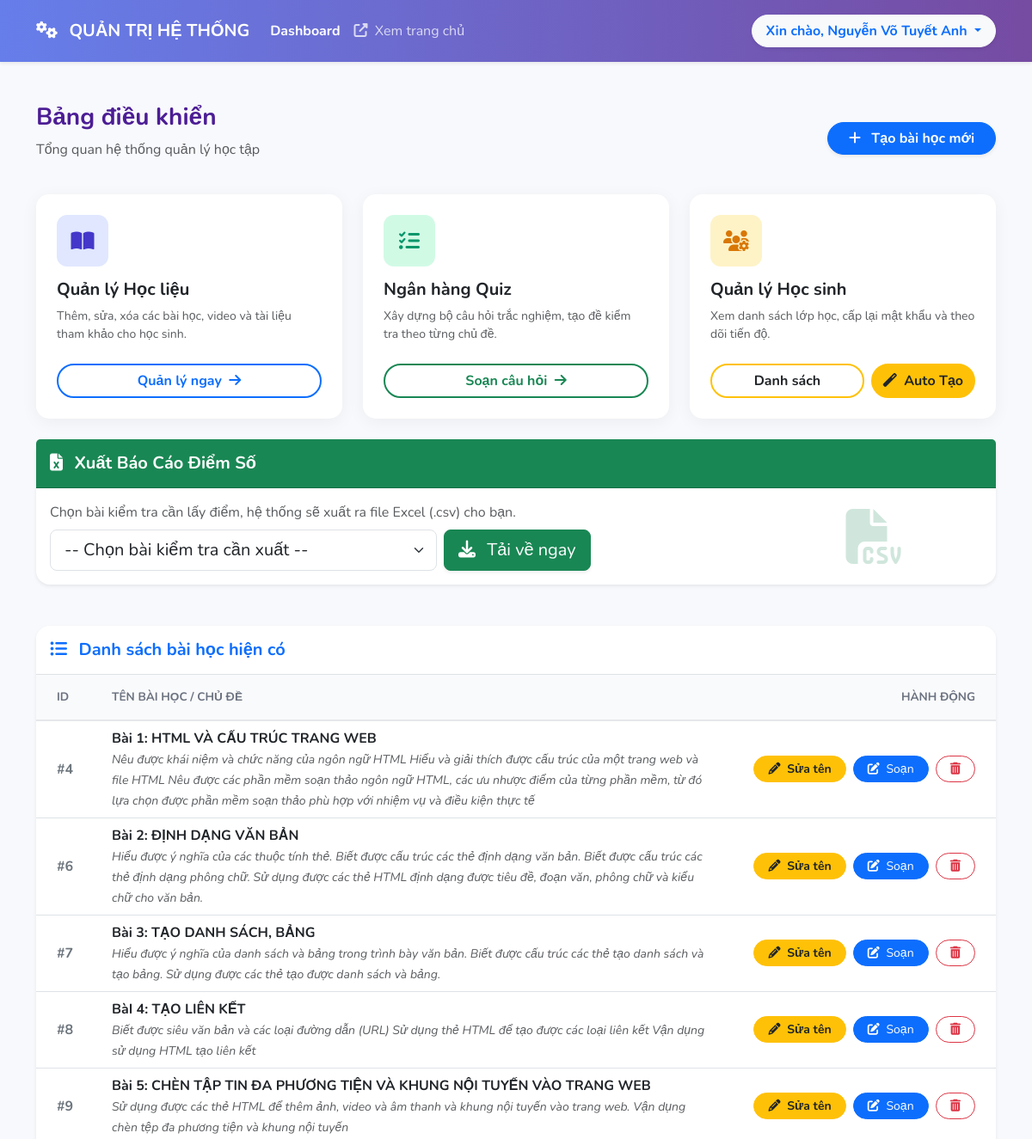
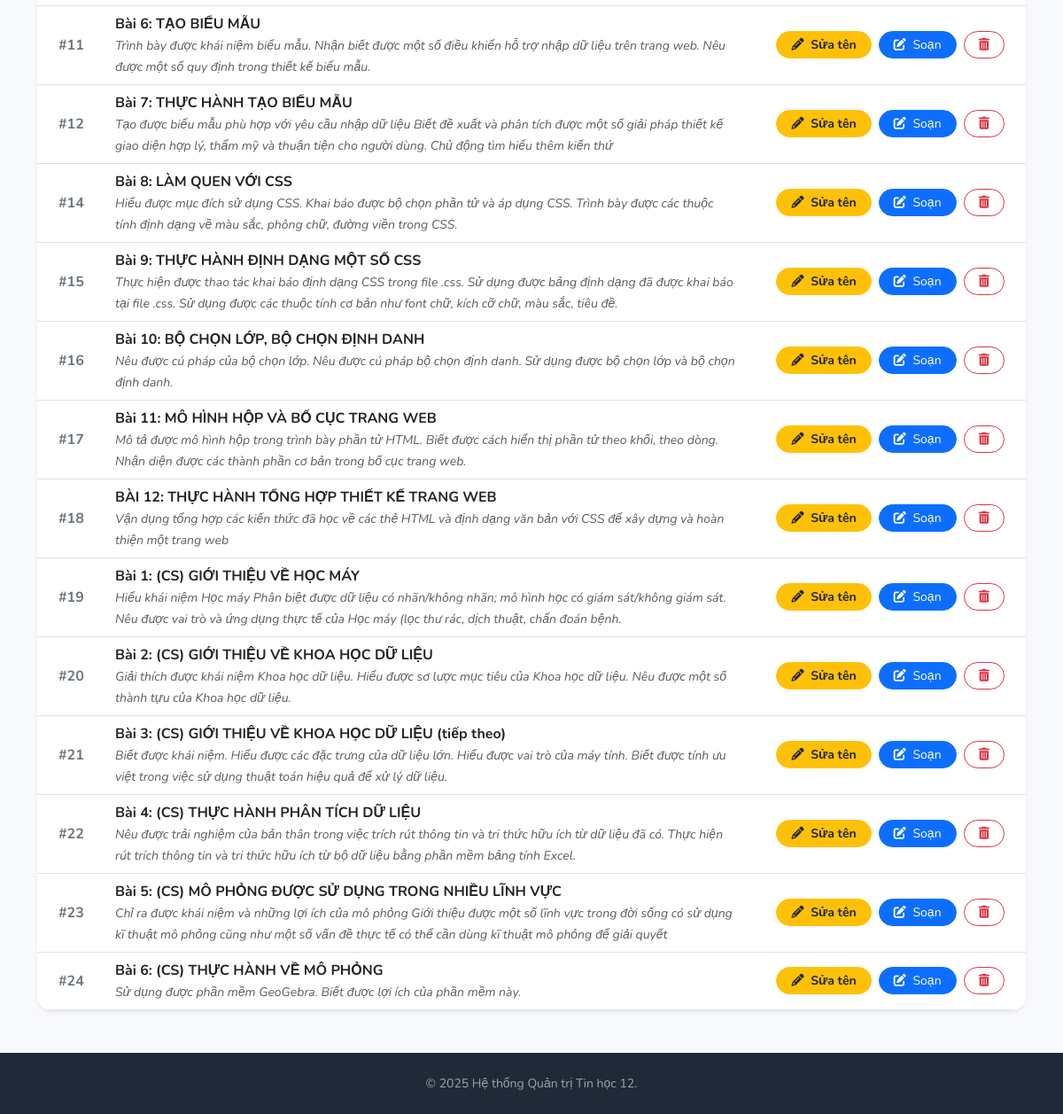
The app's page /admin/index.php (signed in) with its own data (2 pictures, top to bottom).
### tables this page shows
CREATE TABLE `lessons` (
  `id` int(11) NOT NULL,
  `title` varchar(200) DEFAULT NULL,
  `description` text DEFAULT NULL,
  `video_link` varchar(255) DEFAULT NULL,
  `pdf_link` varchar(255) DEFAULT NULL,
  `colab_link` varchar(255) DEFAULT NULL,
  `created_by` int(11) DEFAULT NULL,
  `created_at` datetime DEFAULT current_timestamp(),
  `track` varchar(10) DEFAULT 'ICT'
);

### admin/index.php (the view, shortened to what this page needs)
<?php
include '../includes/db.php';
?>
<!DOCTYPE html>
<html lang="vi">
<head>
    <link href="https://cdn.jsdelivr.net/npm/bootstrap@5.3.0/dist/css/bootstrap.min.css" rel="stylesheet">
    <link rel="stylesheet" href="https://cdnjs.cloudflare.com/ajax/libs/font-awesome/6.4.0/css/all.min.css">
</head>
<body>
<nav class="navbar navbar-expand-lg navbar-dark bg-theme-gradient py-3 shadow-sm sticky-top">
    <div class="container">
        <a class="navbar-brand fw-bold" href="index.php">
            <i class="fas fa-cogs me-2"></i> QUẢN TRỊ HỆ THỐNG
        </a>
        <div class="collapse navbar-collapse" id="navbarNav">
            <ul class="navbar-nav me-auto">
                <li class="nav-item">
                    <a class="nav-link text-white active fw-bold" href="#">Dashboard</a>
                </li>
                <li class="nav-item">
                    <a class="nav-link text-white opacity-75" href="../index.php" target="_blank">
                        <i class="fas fa-external-link-alt me-1"></i> Xem trang chủ
                    </a>
                </li>
            </ul>
            <div class="dropdown">
                <a class="btn btn-light rounded-pill dropdown-toggle text-primary fw-bold px-3 shadow-sm" href="#" role="button" data-bs-toggle="dropdown">
                    Xin chào, <?php echo isset($_SESSION['username']) ? $_SESSION['username'] : 'Giáo viên'; ?>
                </a>
            </div>
        </div>
    </div>
</nav>
<div class="container py-5">
    <div class="d-flex justify-content-between align-items-center mb-4">
        <div>
            <h3 class="fw-bold" style="color: #4c1d95;">Bảng điều khiển</h3>
            <p class="text-muted">Tổng quan hệ thống quản lý học tập</p>
        </div>
        <a href="add_lesson.php" class="btn btn-primary rounded-pill shadow-sm px-4 fw-bold">
            <i class="fas fa-plus me-2"></i> Tạo bài học mới
        </a>
    </div>
    <div class="row g-4 mb-4">
        <div class="col-md-4">
            <div class="card card-dashboard p-4">
                <div class="d-flex flex-column h-100">
                    <div class="icon-box bg-blue-light">
                        <i class="fas fa-book-open"></i>
                    </div>
                    <h5 class="fw-bold text-dark">Quản lý Học liệu</h5>
                    <p class="text-muted small mb-4">Thêm, sửa, xóa các bài học, video và tài liệu tham khảo cho học sinh.</p>
                    <a href="add_lesson.php" class="btn btn-outline-primary rounded-pill mt-auto fw-bold border-2">
                        Quản lý ngay <i class="fas fa-arrow-right ms-1"></i>
                    </a>
                </div>
            </div>
        </div>
        <div class="col-md-4">
            <div class="card card-dashboard p-4">
                <div class="d-flex flex-column h-100">
                    <div class="icon-box bg-green-light">
                        <i class="fas fa-tasks"></i>
                    </div>
                    <h5 class="fw-bold text-dark">Ngân hàng Quiz</h5>
                    <p class="text-muted small mb-4">Xây dựng bộ câu hỏi trắc nghiệm, tạo đề kiểm tra theo từng chủ đề.</p>
                    <a href="manage_quiz.php" class="btn btn-outline-success rounded-pill mt-auto fw-bold border-2">
                        Soạn câu hỏi <i class="fas fa-arrow-right ms-1"></i>
                    </a>
                </div>
            </div>
        </div>
        <div class="col-md-4">
            <div class="card card-dashboard p-4">
                <div class="d-flex flex-column h-100">
                    <div class="icon-box bg-yellow-light">
                        <i class="fas fa-users-cog"></i>
                    </div>
                    <h5 class="fw-bold text-dark">Quản lý Học sinh</h5>
                    <p class="text-muted small mb-4">Xem danh sách lớp học, cấp lại mật khẩu và theo dõi tiến độ.</p>
                   <div class="mt-auto d-flex gap-2">
    <a href="users.php" class="btn btn-outline-warning text-dark rounded-pill fw-bold border-2 flex-grow-1">
        Danh sách
    </a>
    <a href="tool_auto_register.php" class="btn btn-warning text-dark rounded-pill fw-bold border-2" title="Tạo nhanh 40 HS">
        <i class="fas fa-magic me-1"></i> Auto Tạo
    </a>
</div>
                </div>
            </div>
        </div>
    </div>
    <div class="row mb-5">
        <div class="col-md-12">
            <div class="card shadow-sm border-0 rounded-4">
                <div class="card-header bg-success text-white py-3">
                    <h5 class="mb-0 fw-bold"><i class="fas fa-file-excel me-2"></i> Xuất Báo Cáo Điểm Số</h5>
                </div>
                <div class="card-body">
                    <div class="row align-items-center">
                        <div class="col-md-9">
                            <p class="mb-2 text-muted">Chọn bài kiểm tra cần lấy điểm, hệ thống sẽ xuất ra file Excel (.csv) cho bạn.</p>
                            <form action="export_excel.php" method="POST" class="d-flex gap-2 align-items-center">
                                <select name="quiz_id" class="form-select form-select-lg" required style="max-width: 450px;">
                                    <option value="">-- Chọn bài kiểm tra cần xuất --</option>
                                </select>
                                <button type="submit" name="btn_export" class="btn btn-success btn-lg text-nowrap shadow-sm">
                                    <i class="fas fa-download me-2"></i> Tải về ngay
                                </button>
                            </form>
                        </div>
                        <div class="col-md-3 text-center text-muted d-none d-md-block">
                            <i class="fas fa-file-csv fa-4x" style="opacity: 0.2; color: #198754;"></i>
                        </div>
                    </div>
                </div>
            </div>
        </div>
    </div>
    <div class="card border-0 shadow-sm rounded-4 overflow-hidden">
        <div class="card-header bg-white py-3 border-bottom d-flex align-items-center">
            <h5 class="m-0 fw-bold text-primary"><i class="fas fa-list-ul me-2"></i> Danh sách bài học hiện có</h5>
        </div>
        <div class="card-body p-0">
            <div class="table-responsive">
                <table class="table table-custom table-hover align-middle m-0">
                    <thead class="bg-light">
                        <tr>
                            <th class="ps-4 py-3" style="width: 80px;">ID</th>
                            <th class="py-3">Tên bài học / Chủ đề</th>
                            <th class="text-end pe-4 py-3" style="width: 320px;">Hành động</th>
                        </tr>
                    </thead>
                    <tbody>
                        <?php
                        $sql = "SELECT * FROM lessons ORDER BY id ASC";
                        $result = $conn->query($sql);
                        if ($result->num_rows > 0) {
                            while($row = $result->fetch_assoc()) {
                                $id = $row['id'];
                                $title = htmlspecialchars($row['title']);
                                $desc = isset($row['description']) ? htmlspecialchars($row['description']) : "";
                        ?>
                            <tr>
                                <td class="ps-4 fw-bold text-secondary">#<?php echo $id; ?></td>
                                <td>
                                    <span class="fw-bold text-dark d-block"><?php echo $title; ?></span>
                                    <small class="text-muted fst-italic"><?php echo $desc; ?></small>
                                </td>
                                <td class="text-end pe-4">
                                    <button class="btn btn-warning btn-sm rounded-pill px-3 me-1 text-dark fw-bold"
                                            onclick='openEditLessonModal(<?php echo json_encode(["id"=>$id, "title"=>$title, "desc"=>$desc]); ?>)'>
                                        <i class="fas fa-pencil-alt me-1"></i> Sửa tên
                                    </button>
                                    <a href="lesson_content.php?id=<?php echo $id; ?>" class="btn btn-primary btn-sm rounded-pill px-3 me-1">
                                        <i class="fas fa-edit me-1"></i> Soạn
                                    </a>
                                    <a href="index.php?delete_lesson=<?php echo $id; ?>"
                                       class="btn btn-outline-danger btn-sm rounded-pill px-3"
                                       onclick="return confirm('CẢNH BÁO: Bạn có chắc chắn muốn xóa bài học này? Mọi dữ liệu liên quan sẽ bị mất!');">
                                        <i class="fas fa-trash-alt"></i>
                                    </a>
                                </td>
                            </tr>
                        <?php
                            }
                        } else {
                            echo "<tr><td colspan='3' class='text-center py-5 text-muted'><i class='fas fa-folder-open fa-2x mb-2'></i><br>Chưa có bài học nào. Hãy tạo mới!</td></tr>";
                        }
                        ?>
                    </tbody>
                </table>
            </div>
        </div>
    </div>
</div>
<footer class="text-center py-4 mt-auto">
    <div class="container">
        <p class="mb-0 small">
            &copy; 2025 Hệ thống Quản trị Tin học 12.
        </p>
    </div>
</footer>
</body>
</html>

### admin/index.php (style rules this page uses)
body { font-family: 'Nunito', sans-serif; background-color: #f8f9fc; display: flex; flex-direction: column; min-height: 100vh; }
.bg-theme-gradient { background: linear-gradient(90deg, #667eea 0%, #764ba2 100%); }
.card-dashboard { border: none; border-radius: 15px; box-shadow: 0 4px 20px rgba(0,0,0,0.05); transition: transform 0.2s, box-shadow 0.2s; overflow: hidden; height: 100%; background: white; }
.icon-box { width: 60px; height: 60px; border-radius: 12px; display: flex; align-items: center; justify-content: center; font-size: 24px; margin-bottom: 15px; }
.bg-blue-light { background-color: #e0e7ff; color: #4338ca; }
.bg-green-light { background-color: #d1fae5; color: #059669; }
.bg-yellow-light { background-color: #fef3c7; color: #d97706; }
.table-custom th { background-color: #f9fafb; color: #6b7280; font-weight: 700; text-transform: uppercase; font-size: 0.85rem; border-bottom: 2px solid #e5e7eb; }
footer { margin-top: auto; background-color: #1f2937; color: #9ca3af; }

### records on screen
lessons: id "4", title "Bài 1: HTML VÀ CẤU TRÚC TRANG WEB", description "Nêu được khái niệm và chức năng của ngôn ngữ HTML Hiểu và giải thích được cấu trúc của một trang web và file HTML Nêu được các phần mềm soạn thảo ngôn ngữ HTML, các ưu nhược điểm của từng phần mềm, từ đó lựa chọn được phần mềm soạn thảo phù hợp với nhiệm vụ và điều kiện thực tế"
lessons: id "6", title "Bài 2: ĐỊNH DẠNG VĂN BẢN", description "Hiểu được ý nghĩa của các thuộc tính thẻ. Biết được cấu trúc các thẻ định dạng văn bản. Biết được cấu trúc các thẻ định dạng phông chữ. Sử dụng được các thẻ HTML định dạng được tiêu đề, đoạn văn, phông chữ và kiểu chữ cho văn bản."
lessons: id "7", title "Bài 3: TẠO DANH SÁCH, BẢNG", description "Hiểu được ý nghĩa của danh sách và bảng trong trình bày văn bản. Biết được cấu trúc các thẻ tạo danh sách và tạo bảng. Sử dụng được các thẻ tạo được danh sách và bảng."
lessons: id "8", title "BàI 4: TẠO LIÊN KẾT", description "Biết được siêu văn bản và các loại đường dẫn (URL) Sử dụng thẻ HTML để tạo được các loại liên kết Vận dụng sử dụng HTML tạo liên kết"
lessons: id "9", title "Bài 5: CHÈN TẬP TIN ĐA PHƯƠNG TIỆN VÀ KHUNG NỘI TUYẾN VÀO TRANG WEB", description "Sử dụng được các thẻ HTML để thêm ảnh, video và âm thanh và khung nội tuyến vào trang web. Vận dụng chèn tệp đa phương tiện và khung nội tuyến"
lessons: id "11", title "Bài 6: TẠO BIỂU MẪU", description "Trình bày được khái niệm biểu mẫu. Nhận biết được một số điều khiển hỗ trợ nhập dữ liệu trên trang web. Nêu được một số quy định trong thiết kế biểu mẫu."
lessons: id "12", title "Bài 7: THỰC HÀNH TẠO BIỂU MẪU", description "Tạo được biểu mẫu phù hợp với yêu cầu nhập dữ liệu Biết đề xuất và phân tích được một số giải pháp thiết kế giao diện hợp lý, thẩm mỹ và thuận tiện cho người dùng. Chủ động tìm hiểu thêm kiến thứ"
lessons: id "14", title "Bài 8: LÀM QUEN VỚI CSS", description "Hiểu được mục đích sử dụng CSS. Khai báo được bộ chọn phần tử và áp dụng CSS. Trình bày được các thuộc tính định dạng về màu sắc, phông chữ, đường viền trong CSS."
lessons: id "15", title "Bài 9: THỰC HÀNH ĐỊNH DẠNG MỘT SỐ CSS", description "Thực hiện được thao tác khai báo định dạng CSS trong file .css. Sử dụng được bảng định dạng đã được khai báo tại file .css. Sử dụng được các thuộc tính cơ bản như font chữ, kích cỡ chữ, màu sắc, tiêu đề."
lessons: id "16", title "Bài 10: BỘ CHỌN LỚP, BỘ CHỌN ĐỊNH DANH", description "Nêu được cú pháp của bộ chọn lớp. Nêu được cú pháp bộ chọn định danh. Sử dụng được bộ chọn lớp và bộ chọn định danh."
lessons: id "17", title "Bài 11: MÔ HÌNH HỘP VÀ BỐ CỤC TRANG WEB", description "Mô tả được mô hình hộp trong trình bày phần tử HTML. Biết được cách hiển thị phần tử theo khối, theo dòng. Nhận diện được các thành phần cơ bản trong bố cục trang web."
lessons: id "18", title "BÀI 12: THỰC HÀNH TỔNG HỢP THIẾT KẾ TRANG WEB", description "Vận dụng tổng hợp các kiến thức đã học về các thẻ HTML và định dạng văn bản với CSS để xây dựng và hoàn thiện một trang web"
lessons: id "19", title "Bài 1: (CS) GIỚI THIỆU VỀ HỌC MÁY", description "Hiểu khái niệm Học máy Phân biệt được dữ liệu có nhãn/không nhãn; mô hình học có giám sát/không giám sát. Nêu được vai trò và ứng dụng thực tế của Học máy (lọc thư rác, dịch thuật, chẩn đoán bệnh."
lessons: id "20", title "Bài 2: (CS) GIỚI THIỆU VỀ KHOA HỌC DỮ LIỆU", description "Giải thích được khái niệm Khoa học dữ liệu. Hiểu được sơ lược mục tiêu của Khoa học dữ liệu. Nêu được một số thành tựu của Khoa học dữ liệu."
lessons: id "21", title "Bài 3: (CS) GIỚI THIỆU VỀ KHOA HỌC DỮ LIỆU (tiếp theo)", description "Biết được khái niệm. Hiểu được các đặc trưng của dữ liệu lớn. Hiểu được vai trò của máy tính. Biết được tính ưu việt trong việc sử dụng thuật toán hiệu quả để xử lý dữ liệu."
lessons: id "22", title "Bài 4: (CS) THỰC HÀNH PHÂN TÍCH DỮ LIỆU", description "Nêu được trải nghiệm của bản thân trong việc trích rút thông tin và tri thức hữu ích từ dữ liệu đã có. Thực hiện rút trích thông tin và tri thức hữu ích từ bộ dữ liệu bằng phần mềm bảng tính Excel."
lessons: id "23", title "Bài 5: (CS) MÔ PHỎNG ĐƯỢC SỬ DỤNG TRONG NHIỀU LĨNH VỰC", description "Chỉ ra được khái niệm và những lợi ích của mô phỏng Giới thiệu được một số lĩnh vực trong đời sống có sử dụng kĩ thuật mô phỏng cũng như một số vấn đề thực tế có thể cần dùng kĩ thuật mô phỏng để giải quyết"
lessons: id "24", title "Bài 6: (CS) THỰC HÀNH VỀ MÔ PHỎNG", description "Sử dụng được phần mềm GeoGebra. Biết được lợi ích của phần mềm này."

### other values on screen
$_SESSION['username'] "Nguyễn Võ Tuyết Anh"
